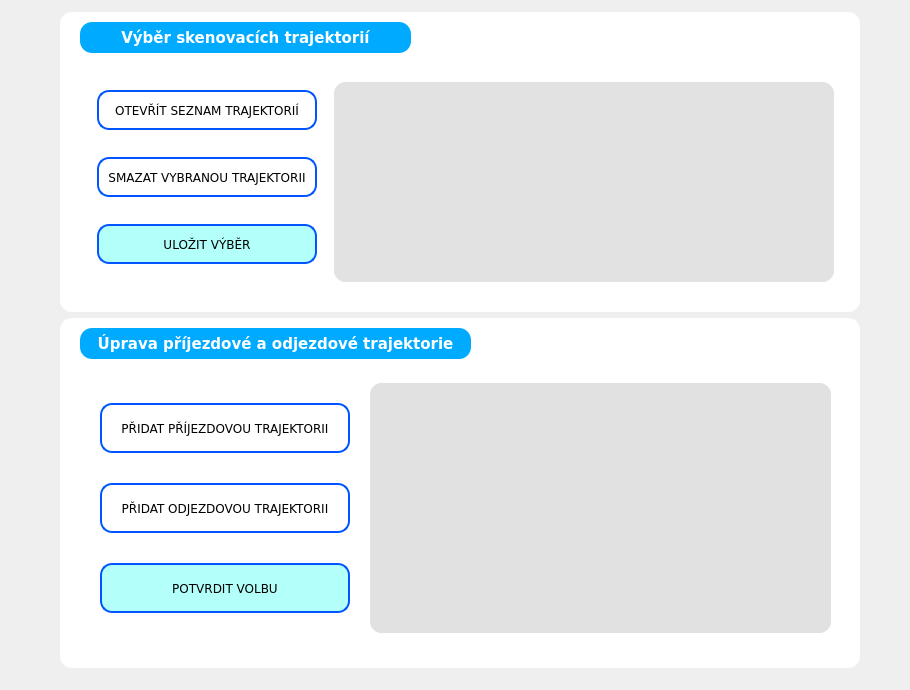
    <widget class="QWidget" name="trajektorie_page">
     <widget class="QWidget" name="verticalLayoutWidget_6">
      <property name="geometry">
       <rect>
        <x>30</x>
        <y>10</y>
        <width>871</width>
        <height>671</height>
       </rect>
      </property>
      <layout class="QVBoxLayout" name="verticalLayout_6" stretch="0,0">
       <property name="spacing">
        <number>5</number>
       </property>
       <property name="leftMargin">
        <number>30</number>
       </property>
       <property name="topMargin">
        <number>1</number>
       </property>
       <property name="rightMargin">
        <number>5</number>
       </property>
       <property name="bottomMargin">
        <number>10</number>
       </property>
       <item>
        <widget class="QWidget" name="wid_sken_strategy_2" native="true">
         <property name="minimumSize">
          <size>
           <width>700</width>
           <height>250</height>
          </size>
         </property>
         <property name="maximumSize">
          <size>
           <width>800</width>
           <height>300</height>
          </size>
         </property>
         <property name="autoFillBackground">
          <bool>false</bool>
         </property>
         <property name="styleSheet">
          <string notr="true">background-color: rgb(255, 255, 255);
border-radius: 12px;
</string>
         </property>
         <widget class="QLabel" name="title_sken_strategy_2">
          <property name="geometry">
           <rect>
            <x>20</x>
            <y>10</y>
            <width>331</width>
            <height>31</height>
           </rect>
          </property>
          <property name="font">
           <font>
            <family>Verdana</family>
            <pointsize>11</pointsize>
            <bold>true</bold>
           </font>
          </property>
          <property name="styleSheet">
           <string notr="true">background-color: rgb(0, 170, 255);
color: rgb(255, 255, 255);</string>
          </property>
          <property name="text">
           <string>Výběr skenovacích trajektorií</string>
          </property>
          <property name="alignment">
           <set>Qt::AlignmentFlag::AlignCenter</set>
          </property>
         </widget>
         <widget class="QWidget" name="horizontalLayoutWidget_2">
          <property name="geometry">
           <rect>
            <x>20</x>
            <y>50</y>
            <width>761</width>
            <height>241</height>
           </rect>
          </property>
          <layout class="QHBoxLayout" name="horizontalLayout_2">
           <property name="spacing">
            <number>1</number>
           </property>
           <property name="leftMargin">
            <number>1</number>
           </property>
           <property name="topMargin">
            <number>1</number>
           </property>
           <property name="rightMargin">
            <number>1</number>
           </property>
           <property name="bottomMargin">
            <number>1</number>
           </property>
           <item>
            <layout class="QVBoxLayout" name="verticalLayout_7">
             <property name="spacing">
              <number>1</number>
             </property>
             <property name="leftMargin">
              <number>10</number>
             </property>
             <property name="topMargin">
              <number>1</number>
             </property>
             <property name="rightMargin">
              <number>10</number>
             </property>
             <property name="bottomMargin">
              <number>10</number>
             </property>
             <item>
              <widget class="QPushButton" name="create_traj_2">
               <property name="minimumSize">
                <size>
                 <width>150</width>
                 <height>40</height>
                </size>
               </property>
               <property name="maximumSize">
                <size>
                 <width>220</width>
                 <height>40</height>
                </size>
               </property>
               <property name="font">
                <font>
                 <family>Verdana</family>
                 <pointsize>9</pointsize>
                 <italic>false</italic>
                 <bold>false</bold>
                </font>
               </property>
               <property name="styleSheet">
                <string notr="true">border: 2px solid #00AEEF;
border-color: rgb(0, 85, 255);
color: rgb(0, 0, 0);</string>
               </property>
               <property name="text">
                <string>OTEVŘÍT SEZNAM TRAJEKTORIÍ</string>
               </property>
              </widget>
             </item>
             <item>
              <widget class="QPushButton" name="create_traj_3">
               <property name="minimumSize">
                <size>
                 <width>220</width>
                 <height>40</height>
                </size>
               </property>
               <property name="maximumSize">
                <size>
                 <width>220</width>
                 <height>40</height>
                </size>
               </property>
               <property name="font">
                <font>
                 <family>Verdana</family>
                 <pointsize>9</pointsize>
                 <italic>false</italic>
                 <bold>false</bold>
                </font>
               </property>
               <property name="styleSheet">
                <string notr="true">border: 2px solid #00AEEF;
border-color: rgb(0, 85, 255);
color: rgb(0, 0, 0);</string>
               </property>
               <property name="text">
                <string>SMAZAT VYBRANOU TRAJEKTORII</string>
               </property>
              </widget>
             </item>
             <item>
              <widget class="QPushButton" name="create_traj_4">
               <property name="minimumSize">
                <size>
                 <width>150</width>
                 <height>40</height>
                </size>
               </property>
               <property name="maximumSize">
                <size>
                 <width>220</width>
                 <height>40</height>
                </size>
               </property>
               <property name="font">
                <font>
                 <family>Verdana</family>
                 <pointsize>9</pointsize>
                 <italic>false</italic>
                 <bold>false</bold>
                </font>
               </property>
               <property name="styleSheet">
                <string notr="true">border: 2px solid #00AEEF;
background-color: rgb(179, 255, 250);
border-color: rgb(0, 85, 255);
color: rgb(0, 0, 0);</string>
               </property>
               <property name="text">
                <string>ULOŽIT VÝBĚR</string>
               </property>
              </widget>
             </item>
            </layout>
           </item>
           <item>
            <widget class="QScrollArea" name="scrollArea">
             <property name="minimumSize">
              <size>
               <width>400</width>
               <height>200</height>
              </size>
             </property>
             <property name="maximumSize">
              <size>
               <width>500</width>
               <height>200</height>
              </size>
             </property>
             <property name="styleSheet">
              <string notr="true">background-color: rgb(226, 226, 226);</string>
             </property>
             <property name="widgetResizable">
              <bool>true</bool>
             </property>
             <widget class="QWidget" name="scrollAreaWidgetContents">
              <property name="geometry">
               <rect>
                <x>0</x>
                <y>0</y>
                <width>500</width>
                <height>200</height>
               </rect>
              </property>
             </widget>
            </widget>
           </item>
          </layout>
         </widget>
        </widget>
       </item>
       <item>
        <widget class="QWidget" name="wid_sken_strategy_3" native="true">
         <property name="minimumSize">
          <size>
           <width>700</width>
           <height>300</height>
          </size>
         </property>
         <property name="maximumSize">
          <size>
           <width>800</width>
           <height>350</height>
          </size>
         </property>
         <property name="autoFillBackground">
          <bool>false</bool>
         </property>
         <property name="styleSheet">
          <string notr="true">background-color: rgb(255, 255, 255);
border-radius: 12px;
</string>
         </property>
         <widget class="QLabel" name="title_sken_strategy_3">
          <property name="geometry">
           <rect>
            <x>20</x>
            <y>10</y>
            <width>391</width>
            <height>31</height>
           </rect>
          </property>
          <property name="font">
           <font>
            <family>Verdana</family>
            <pointsize>11</pointsize>
            <bold>true</bold>
           </font>
          </property>
          <property name="styleSheet">
           <string notr="true">background-color: rgb(0, 170, 255);
color: rgb(255, 255, 255);</string>
          </property>
          <property name="text">
           <string>Úprava příjezdové a odjezdové trajektorie</string>
          </property>
          <property name="alignment">
           <set>Qt::AlignmentFlag::AlignCenter</set>
          </property>
         </widget>
         <widget class="QWidget" name="horizontalLayoutWidget_3">
          <property name="geometry">
           <rect>
            <x>20</x>
            <y>50</y>
            <width>761</width>
            <height>281</height>
           </rect>
          </property>
          <layout class="QHBoxLayout" name="horizontalLayout_4">
           <property name="spacing">
            <number>10</number>
           </property>
           <property name="leftMargin">
            <number>10</number>
           </property>
           <property name="topMargin">
            <number>10</number>
           </property>
           <property name="rightMargin">
            <number>10</number>
           </property>
           <property name="bottomMargin">
            <number>10</number>
           </property>
           <item>
            <layout class="QVBoxLayout" name="verticalLayout_8">
             <property name="spacing">
              <number>15</number>
             </property>
             <property name="leftMargin">
              <number>10</number>
             </property>
             <property name="topMargin">
              <number>10</number>
             </property>
             <property name="rightMargin">
              <number>10</number>
             </property>
             <property name="bottomMargin">
              <number>10</number>
             </property>
             <item>
              <widget class="QPushButton" name="create_traj_5">
               <property name="minimumSize">
                <size>
                 <width>250</width>
                 <height>50</height>
                </size>
               </property>
               <property name="maximumSize">
                <size>
                 <width>250</width>
                 <height>50</height>
                </size>
               </property>
               <property name="font">
                <font>
                 <family>Verdana</family>
                 <pointsize>9</pointsize>
                 <italic>false</italic>
                 <bold>false</bold>
                </font>
               </property>
               <property name="styleSheet">
                <string notr="true">border: 2px solid #00AEEF;
border-color: rgb(0, 85, 255);
color: rgb(0, 0, 0);</string>
               </property>
               <property name="text">
                <string>PŘIDAT PŘÍJEZDOVOU TRAJEKTORII</string>
               </property>
              </widget>
             </item>
             <item>
              <widget class="QPushButton" name="create_traj_6">
               <property name="minimumSize">
                <size>
                 <width>220</width>
                 <height>50</height>
                </size>
               </property>
               <property name="maximumSize">
                <size>
                 <width>250</width>
                 <height>50</height>
                </size>
               </property>
               <property name="font">
                <font>
                 <family>Verdana</family>
                 <pointsize>9</pointsize>
                 <italic>false</italic>
                 <bold>false</bold>
                </font>
               </property>
               <property name="styleSheet">
                <string notr="true">border: 2px solid #00AEEF;
border-color: rgb(0, 85, 255);
color: rgb(0, 0, 0);</string>
               </property>
               <property name="text">
                <string>PŘIDAT ODJEZDOVOU TRAJEKTORII</string>
               </property>
              </widget>
             </item>
             <item>
              <widget class="QPushButton" name="create_traj_7">
               <property name="minimumSize">
                <size>
                 <width>200</width>
                 <height>50</height>
                </size>
               </property>
               <property name="maximumSize">
                <size>
                 <width>250</width>
                 <height>50</height>
                </size>
               </property>
               <property name="font">
                <font>
                 <family>Verdana</family>
                 <pointsize>9</pointsize>
                 <italic>false</italic>
                 <bold>false</bold>
                </font>
               </property>
               <property name="styleSheet">
                <string notr="true">border: 2px solid #00AEEF;
background-color: rgb(179, 255, 250);
border-color: rgb(0, 85, 255);
color: rgb(0, 0, 0);</string>
               </property>
               <property name="text">
                <string>POTVRDIT VOLBU</string>
               </property>
              </widget>
             </item>
            </layout>
           </item>
           <item>
            <widget class="QScrollArea" name="scrollArea_2">
             <property name="minimumSize">
              <size>
               <width>400</width>
               <height>250</height>
              </size>
             </property>
             <property name="maximumSize">
              <size>
               <width>500</width>
               <height>250</height>
              </size>
             </property>
             <property name="styleSheet">
              <string notr="true">background-color: rgb(225, 225, 225);</string>
             </property>
             <property name="widgetResizable">
              <bool>true</bool>
             </property>
             <widget class="QWidget" name="scrollAreaWidgetContents_2">
              <property name="geometry">
               <rect>
                <x>0</x>
                <y>0</y>
                <width>461</width>
                <height>250</height>
               </rect>
              </property>
             </widget>
            </widget>
           </item>
          </layout>
         </widget>
        </widget>
       </item>
      </layout>
     </widget>
    </widget>
